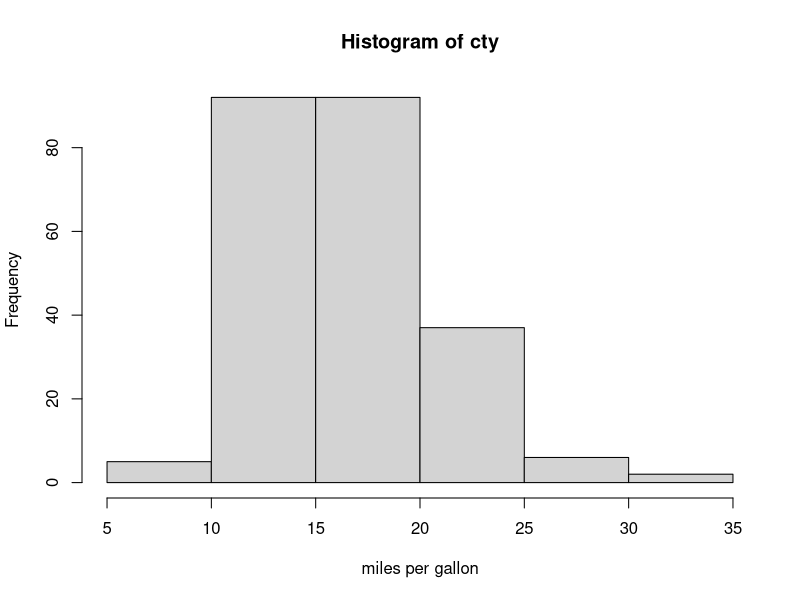
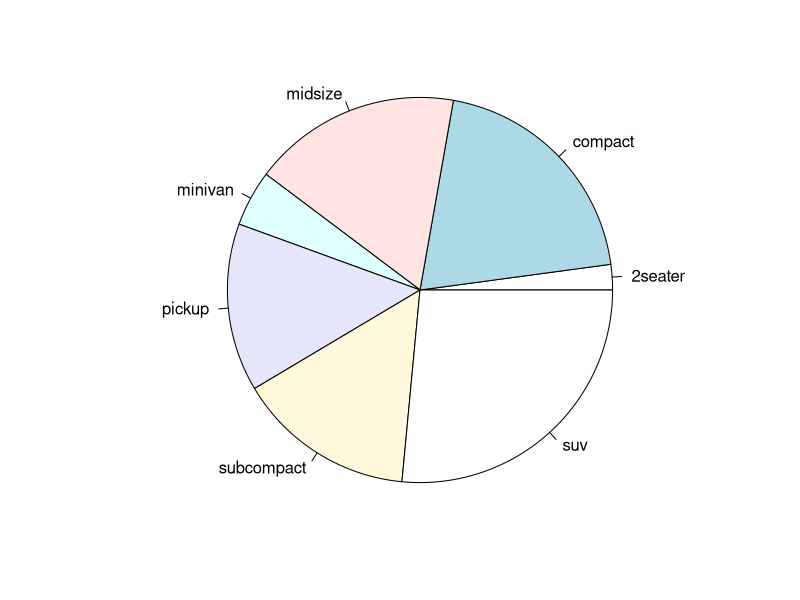
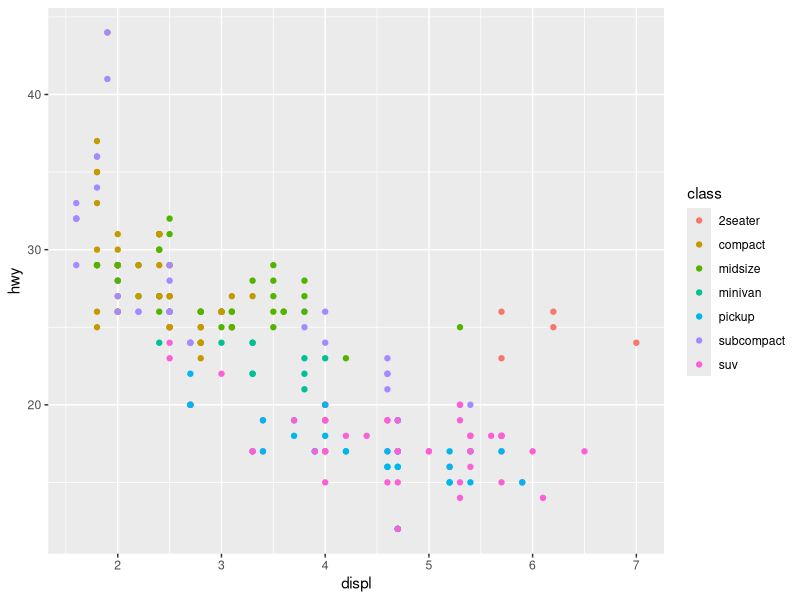
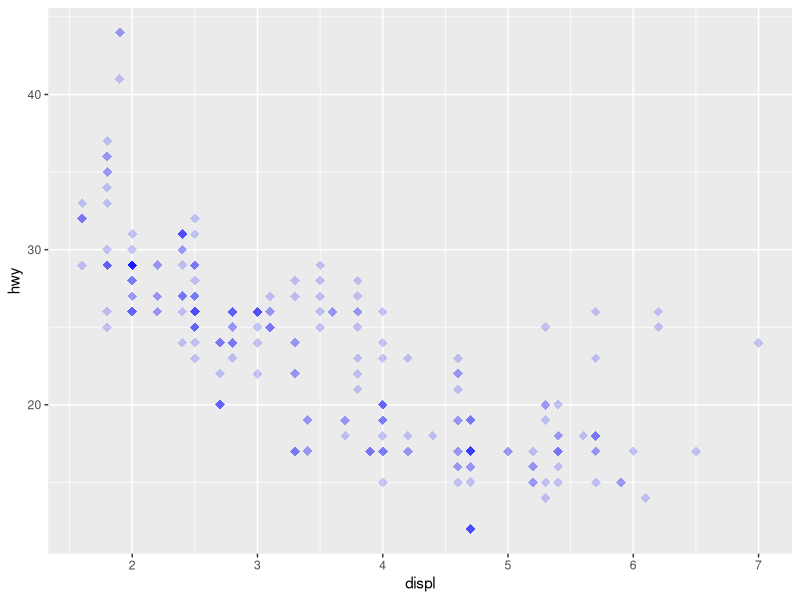
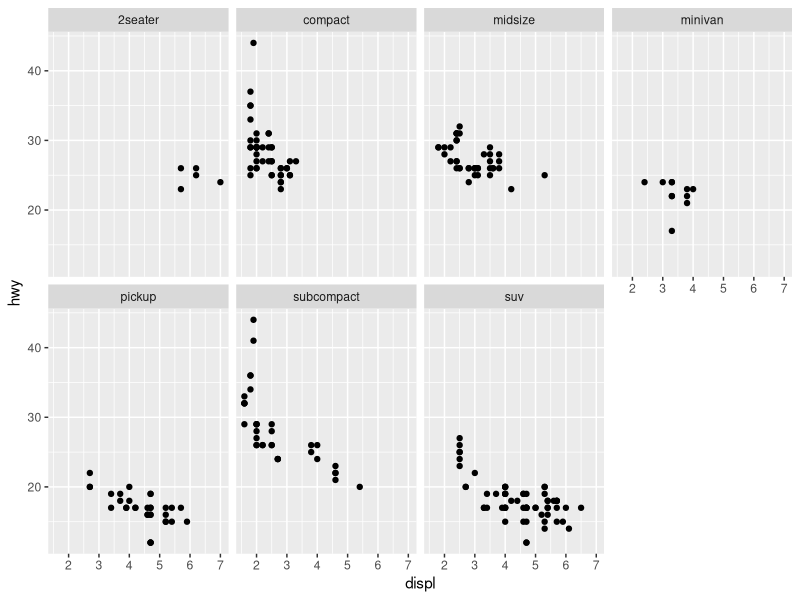
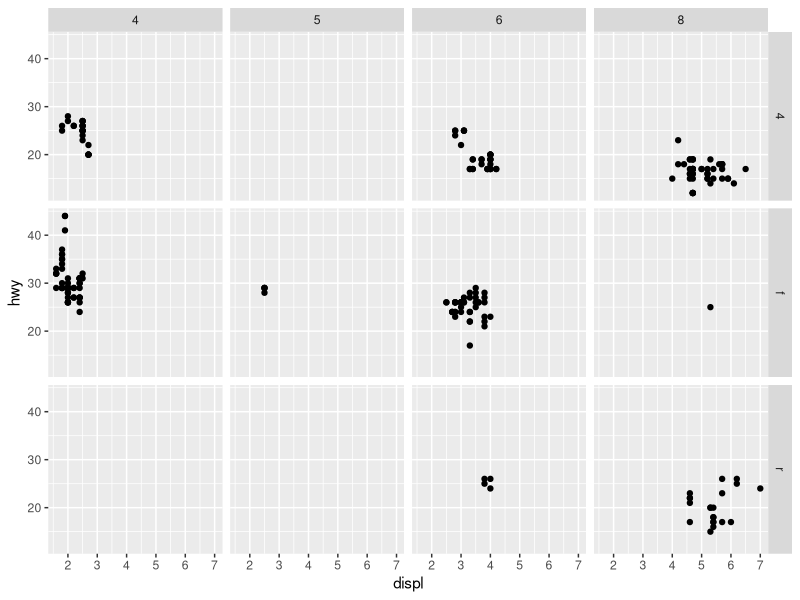
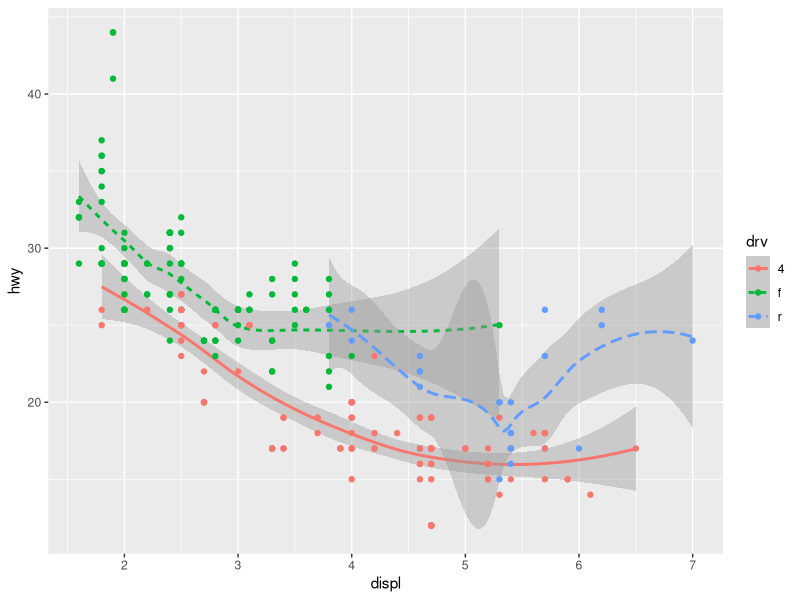

The R script that drew these images, in order:
## ---- chunk 1

## ---- chunk 2
library(dplyr)
library(ggplot2)
## ---- chunk 3
print(mpg)
## ---- chunk 4
# hist(mpg$cty) this is sufficient
hist(mpg$cty, main = 'Histogram of cty', xlab = 'miles per gallon')
## ---- chunk 5
car_types = mpg %>% count(class)
print(car_types)

## ---- chunk 6
pie(car_types$n, labels = car_types$class, radius = 1)
## ---- chunk 7
# Import libraries
library(ggplot2)
mpg # included in ggplot2
# Here, we map the aesthetic "color" to the variable "class"
ggplot(data = mpg) + 
  geom_point(mapping = aes(x=displ, y=hwy, color=class))
# Outside of aes(), the arguments are applied to the entire plot
ggplot(data = mpg) + 
  geom_point(mapping = aes(x=displ, y=hwy), 
             color='blue', alpha=0.2, size=3, shape=18)
## ---- chunk 8
# face_wrap()
ggplot(data=mpg) +
  geom_point(mapping = aes(x=displ, y=hwy)) +
  facet_wrap(~ class, nrow=2)
# facet_grid()
ggplot(data=mpg) +
  geom_point(mapping = aes(x=displ, y=hwy)) +
  facet_grid(drv ~ cyl)
## ---- chunk 9
ggplot(data=mpg, mapping = aes(x=displ, y=hwy, color=drv)) +
  geom_smooth(mapping = aes(linetype=drv)) +
  geom_point()
## ---- chunk 10

